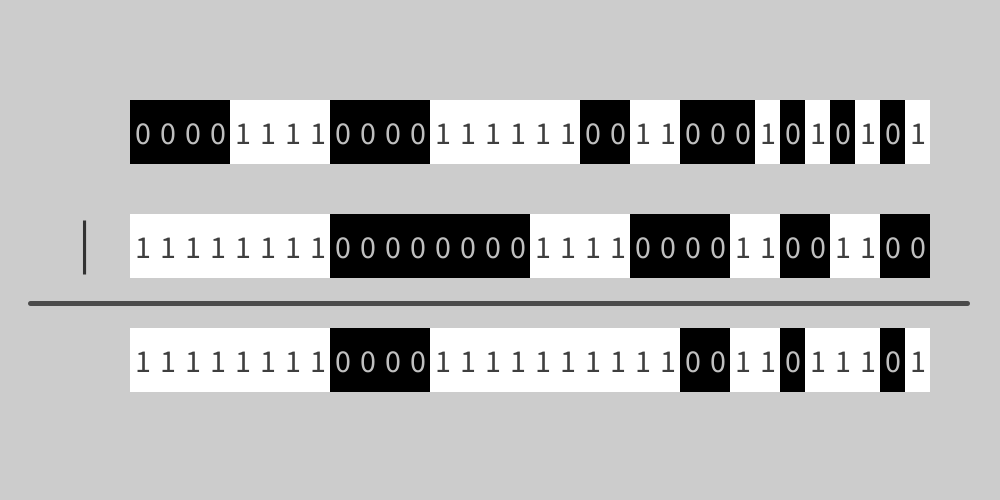
Frame 1 (no input)
Frame 60 (the mouse pressed at the canvas centre just before this capture): identical to frame 1, image omitted
Frame 120 (the mouse held since frame 60 and released just before this capture): identical to frame 1, image omitted

The Processing sketch that drew this single still picture (run headless with seeded random() and noise(); from frame 60 on, the mouse is pressed at the canvas centre):

// Processing sketch: bitwise_OR
// ── bitwise_OR.pde
/**
 * Author: qp91mn64
 * License: MIT License
 * Created: 2026-02-25
 * 
 * bitwise OR
 * 
 * a | b
 * For each bit of the result, it is:
 *   1 if one of both bits is 1
 *   0 if both are 0
 * Click the cells above the horizontal line
 * To change the corresponding bits
 * And see how the result changes
 */
int number1 = 252693589;
int number2 = -16715572;
int result;
int x0 = 130;
int y0 = 100;
int rowSpace = 50;
int cellWidth = 25;
int cellHeight = 64;
int colorZero = 0;
int colorOne = 255;
int textsize = 32;
int[] numbers;
void setup() {
  size(1000, 500);
  noStroke();
  numbers = new int[3];
  numbers[0] = number1;
  numbers[1] = number2;
  result = number1 | number2;
  numbers[2] = result;
  drawBinaryForm(numbers);
  draw1();
}
void draw() {
  background(204);
  result = numbers[0] | numbers[1];
  numbers[2] = result;
  drawBinaryForm(numbers);
  draw1();
}
void mousePressed() {
  if (mouseX < x0 || mouseX >= x0 + cellWidth*32 || mouseY < y0 || mouseY >= y0 + (cellHeight + rowSpace) * (numbers.length - 1)) {
    return;
  }
  if ((mouseY - y0) % (cellHeight + rowSpace) >= cellHeight) {
    return;
  }
  int whichNumber = (mouseY - y0) / (cellHeight + rowSpace);
  int whichBit = 31 - (mouseX - x0) / cellWidth;
  int bit = numbers[whichNumber] & (1 << whichBit);
  if (mouseButton == LEFT){
  if (bit == 0) {
    numbers[whichNumber] |= (1 << whichBit);  // Set the bit to 1
  } else {
    numbers[whichNumber] &= ~(1 << whichBit);  // Clear the bit
  }}
}
void drawBit(String bit, int x, int y) {
  if (bit.equals("1")) {
    fill(colorOne);
    rect(x, y, cellWidth, cellHeight);
    fill(63);
    text(bit, x, y, cellWidth, cellHeight);
  } else if (bit.equals("0")) {
    fill(colorZero);
    rect(x, y, cellWidth, cellHeight);
    fill(191);
    text(bit, x, y, cellWidth, cellHeight);
  }
}
void drawBinaryForm(int[] numbers) {
  textSize(textsize);
  textAlign(CENTER, CENTER);
  for (int i = 0; i < numbers.length; i++) {
    int number = numbers[i];
    String binaryForm = binary(number);
    for (int j = 0; j < 32; j++) {
      String bit = binaryForm.substring(j, j + 1);
      drawBit(bit, x0 + cellWidth * j, y0 + (cellHeight + rowSpace) * i);
    }
  }
}
void draw1() {
  int lineY = y0 + 2 * cellHeight + rowSpace + rowSpace / 2;
  stroke(75);
  strokeWeight(5);
  line(x0 - 100, lineY, x0 + cellWidth * 32 + 37, lineY);
  noStroke();
  fill(50);
  textSize(54);
  text("|", x0 - 73, y0 + cellHeight + rowSpace, 55, 55);
}
